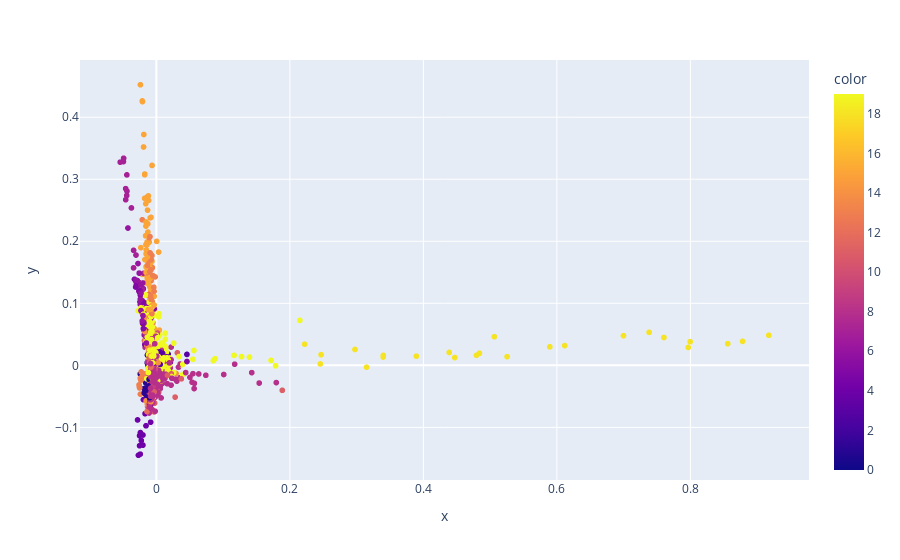

Notebook code for this chart:
### Code cell
# import plotly.express as px
fig = px.scatter(x=reduced_features[:,0], y=reduced_features[:,1], color=cls.predict(features))
fig.show()

### Figure 1 — Plotly figure (JSON) as saved in the notebook; plotly's stock layout.template omitted (floating-point values rounded to 4 significant figures; data arrays with more than 128 entries replaced by an {"elided": "..."} marker saying what was removed)
{"data": [{"hovertemplate": "x=%{x}<br>y=%{y}<br>color=%{marker.color}<extra></extra>", "legendgroup": "", "marker": {"color": {"elided": "3348 int values"}, "coloraxis": "coloraxis", "symbol": "circle"}, "mode": "markers", "name": "", "showlegend": false, "type": "scattergl", "x": {"elided": "3348 float values"}, "xaxis": "x", "y": {"elided": "3348 float values"}, "yaxis": "y"}], "layout": {"coloraxis": {"colorbar": {"title": {"text": "color"}}, "colorscale": [[0, "#0d0887"], [0.1111, "#46039f"], [0.2222, "#7201a8"], [0.3333, "#9c179e"], [0.4444, "#bd3786"], [0.5556, "#d8576b"], [0.6667, "#ed7953"], [0.7778, "#fb9f3a"], [0.8889, "#fdca26"], [1, "#f0f921"]]}, "legend": {"tracegroupgap": 0}, "margin": {"t": 60}, "xaxis": {"anchor": "y", "domain": [0, 1], "title": {"text": "x"}}, "yaxis": {"anchor": "x", "domain": [0, 1], "title": {"text": "y"}}}}
